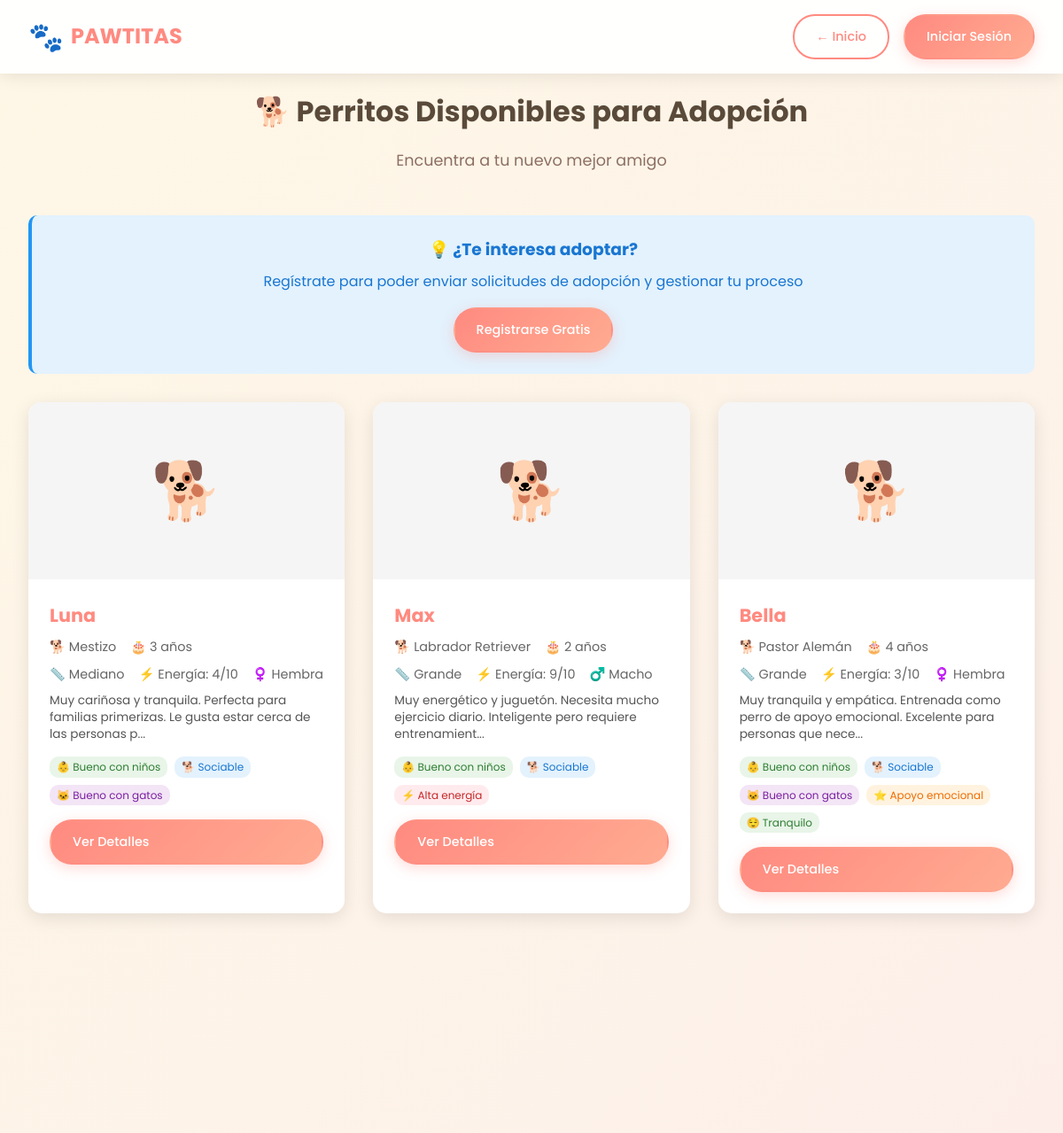
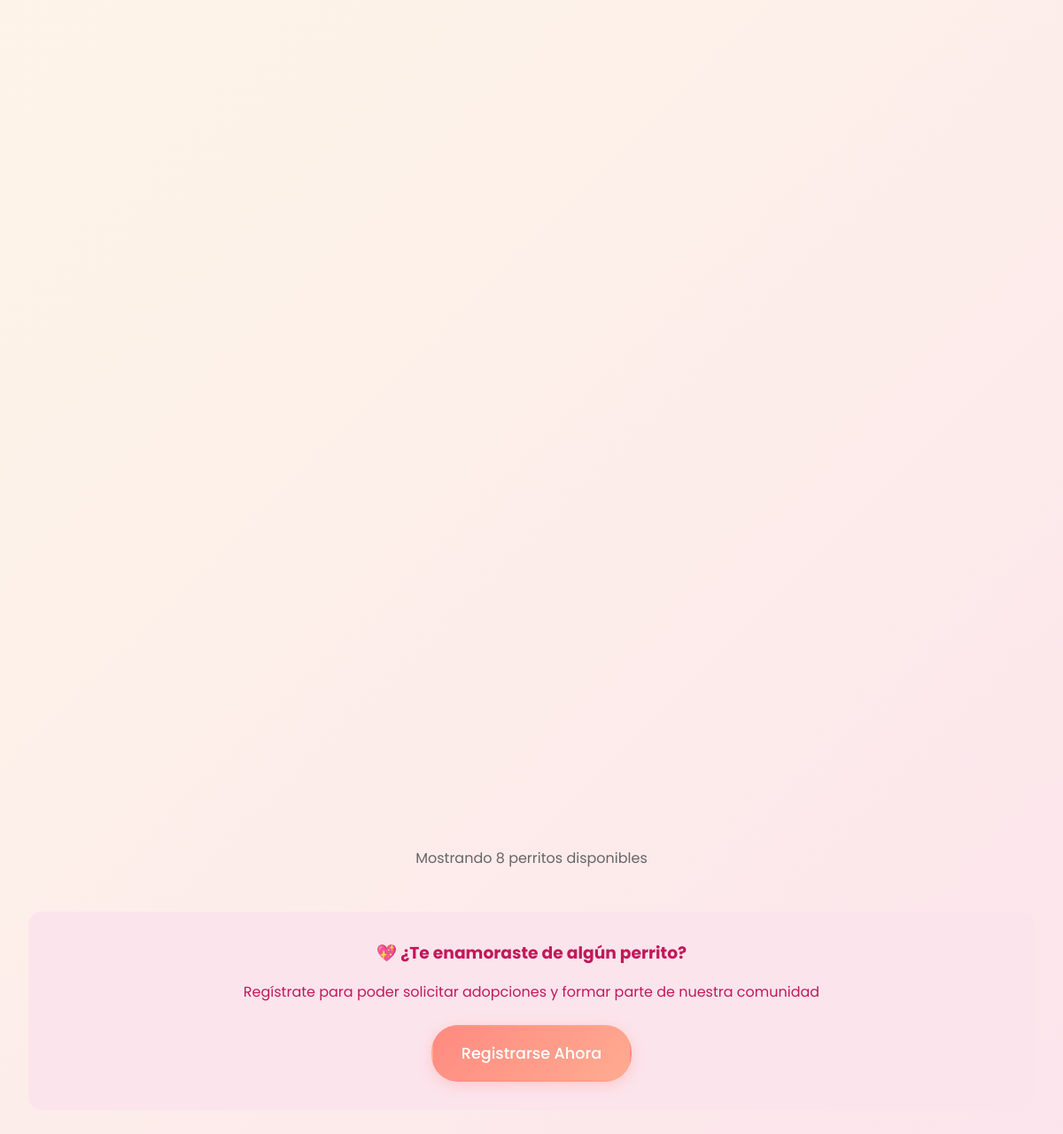
Screenshot of /pages/explorar_perritos_simple.php with the database file from the repository (2 pictures, top to bottom).
### tables this page shows
CREATE TABLE perfil_perrito (
    id INT AUTO_INCREMENT PRIMARY KEY,
    perrito_id INT NOT NULL,
    
     
    nivel_energia TINYINT NOT NULL DEFAULT 5,
    experiencia_necesaria TINYINT NOT NULL DEFAULT 0,
    tiempo_atencion_necesario TINYINT NOT NULL DEFAULT 5,
    dificultad_entrenamiento TINYINT NOT NULL DEFAULT 5,
    nivel_ruido TINYINT NOT NULL DEFAULT 5,
    sociabilidad TINYINT NOT NULL DEFAULT 5,
    independencia TINYINT NOT NULL DEFAULT 5,
    necesita_cuidados_especiales TINYINT NOT NULL DEFAULT 0,
    
     
    bueno_con_niños BOOLEAN DEFAULT TRUE,
    edad_minima_niños TINYINT DEFAULT 0,
    bueno_con_otros_perros BOOLEAN DEFAULT TRUE,
    bueno_con_gatos BOOLEAN DEFAULT TRUE,
    necesita_jardin BOOLEAN DEFAULT FALSE,
    
     
    perfil_completado BOOLEAN DEFAULT FALSE,
    fecha_creacion TIMESTAMP DEFAULT CURRENT_TIMESTAMP,
    fecha_actualizacion TIMESTAMP DEFAULT CURRENT_TIMESTAMP ON UPDATE CURRENT_TIMESTAMP,
    
    FOREIGN KEY (perrito_id) REFERENCES perritos(id) ON DELETE CASCADE,
    UNIQUE KEY unique_perfil_perrito (perrito_id)
);

CREATE TABLE perritos (
    id INT AUTO_INCREMENT PRIMARY KEY,
    nombre VARCHAR(100) NOT NULL,
    raza VARCHAR(100),
    edad_aproximada TINYINT,
    tamaño ENUM('pequeño', 'mediano', 'grande', 'gigante') NOT NULL,
    peso DECIMAL(5,2),
    sexo ENUM('macho', 'hembra') NOT NULL,
    color VARCHAR(100),
    
     
    esterilizado BOOLEAN DEFAULT FALSE,
    vacunas_completas BOOLEAN DEFAULT FALSE,
    microchip BOOLEAN DEFAULT FALSE,
    cuidados_especiales TEXT,
    
     
    personalidad TEXT,
    historia TEXT,
    foto_principal VARCHAR(255),
    
     
    disponible BOOLEAN DEFAULT TRUE,
    tipo_especial ENUM('normal', 'apoyo_emocional', 'perro_guia', 'terapia') DEFAULT 'normal',
    
     
    admin_id INT,
    refugio_origen VARCHAR(200),
    fecha_rescate DATE,
    fecha_registro TIMESTAMP DEFAULT CURRENT_TIMESTAMP,
    fecha_actualizacion TIMESTAMP DEFAULT CURRENT_TIMESTAMP ON UPDATE CURRENT_TIMESTAMP,
    
    FOREIGN KEY (admin_id) REFERENCES usuarios(id) ON DELETE SET NULL
);

### includes/functions.php (called while the page is built, shortened)
<?php
function consultar_db($sql, $parametros = []) {
    try {
        $db = obtener_conexion_db();
        $stmt = $db->prepare($sql);
        $stmt->execute($parametros);
        return $stmt->fetchAll();
    } catch (Exception $e) {
        if (DEBUG_MODE) {
            die("Error en consulta: " . $e->getMessage());
        }
        return false;
    }
}
function escapar_html($texto) {
    return htmlspecialchars($texto, ENT_QUOTES, 'UTF-8');
}
function cortar_texto($texto, $longitud = 100, $sufijo = '...') {
    return substr($texto, 0, $longitud) . $sufijo;
}
?>

### pages/explorar_perritos_simple.php (the view, shortened to what this page needs)
<?php
require_once '../includes/functions.php';
$usuario = null;
$es_adoptante = false;
$sql = "SELECT p.*,
               pp.nivel_energia,
               pp.experiencia_necesaria,
               pp.bueno_con_niños,
               pp.bueno_con_otros_perros,
               pp.bueno_con_gatos,
               pp.necesita_jardin,
               pp.sociabilidad,
               pp.independencia,
               CASE
                   WHEN p.admin_id IS NOT NULL THEN 'Administrador'
                   ELSE 'Sistema'
               END as gestionado_por
        FROM perritos p
        LEFT JOIN perfil_perrito pp ON p.id = pp.perrito_id
        WHERE p.disponible = 1
        ORDER BY p.fecha_registro DESC
        LIMIT 20";
$perritos = consultar_db($sql) ?: [];
?>
<!DOCTYPE html>
<html lang="es">
<head>
    <link rel="stylesheet" href="../assets/css/styles.css">
</head>
<body>
    <header class="header">
        <nav class="navbar">
            <div class="logo">
                <div class="logo-icon">🐾</div>
                <span class="logo-text"><?php echo APP_NAME; ?></span>
            </div>
            <div class="nav-buttons">
                <?php if ($usuario): ?>
                    <a href="<?php echo $es_adoptante ? 'panel_adoptante.php' : 'panel_admin.php'; ?>" class="btn btn-outline">← Panel</a>
                    <a href="logout.php" class="btn btn-secondary">Cerrar Sesión</a>
                <?php else: ?>
                    <a href="../index.php" class="btn btn-outline">← Inicio</a>
                    <a href="login.php" class="btn btn-primary">Iniciar Sesión</a>
                <?php endif; ?>
            </div>
        </nav>
    </header>
    <main style="padding-top: 100px; padding-bottom: 50px;">
        <div class="container">
            <div style="text-align: center; margin-bottom: 3rem;">
                <h1 style="color: #5a4a3a; margin-bottom: 1rem;">
                    🐕 Perritos Disponibles para Adopción
                </h1>
                <p style="color: #8d6e63; font-size: 1.1rem;">
                    Encuentra a tu nuevo mejor amigo
                </p>
            </div>
            <?php if (!$usuario): ?>
                <div style="background: #e3f2fd; padding: 1.5rem; border-radius: 10px; margin-bottom: 2rem; text-align: center; border-left: 4px solid #2196f3;">
                    <h3 style="color: #1976d2; margin-bottom: 0.5rem;">💡 ¿Te interesa adoptar?</h3>
                    <p style="color: #1976d2; margin-bottom: 1rem;">
                        Regístrate para poder enviar solicitudes de adopción y gestionar tu proceso
                    </p>
                    <a href="register.php" class="btn btn-primary">Registrarse Gratis</a>
                </div>
            <?php endif; ?>
            <?php if (!empty($perritos)): ?>
                <div class="dogs-grid">
                    <?php foreach ($perritos as $perrito): ?>
                        <div class="dog-card">
                            <?php if ($perrito['foto_principal']): ?>
                                <img src="../uploads/dogs/<?php echo escapar_html($perrito['foto_principal']); ?>"
                                     alt="<?php echo escapar_html($perrito['nombre']); ?>"
                                     loading="lazy">
                            <?php else: ?>
                                <div class="dog-placeholder">🐕</div>
                            <?php endif; ?>
                            <div class="dog-info">
                                <h3><?php echo escapar_html($perrito['nombre']); ?></h3>
                                <div style="display: flex; gap: 1rem; margin-bottom: 0.5rem; font-size: 0.9rem; color: #666;">
                                    <?php if ($perrito['raza']): ?>
                                        <span>🐕 <?php echo escapar_html($perrito['raza']); ?></span>
                                    <?php endif; ?>
                                    <?php if ($perrito['edad_aproximada']): ?>
                                        <span>🎂 <?php echo $perrito['edad_aproximada']; ?> años</span>
                                    <?php endif; ?>
                                </div>
                                <div style="display: flex; gap: 1rem; margin-bottom: 0.5rem; font-size: 0.9rem; color: #666;">
                                    <span>📏 <?php echo ucfirst($perrito['tamaño'] ?? 'Mediano'); ?></span>
                                    <?php if (isset($perrito['nivel_energia'])): ?>
                                        <span>⚡ Energía: <?php echo $perrito['nivel_energia']; ?>/10</span>
                                    <?php endif; ?>
                                    <?php if ($perrito['sexo']): ?>
                                        <span><?php echo $perrito['sexo'] === 'macho' ? '♂️' : '♀️'; ?> <?php echo ucfirst($perrito['sexo']); ?></span>
                                    <?php endif; ?>
                                </div>
                                <?php if ($perrito['personalidad']): ?>
                                    <p class="dog-personality" style="font-size: 0.85rem; color: #555; margin-bottom: 1rem; line-height: 1.4;">
                                        <?php echo escapar_html(cortar_texto($perrito['personalidad'], 100)); ?>
                                    </p>
                                <?php endif; ?>
                                <div style="display: flex; flex-wrap: wrap; gap: 0.5rem; margin-bottom: 1rem;">
                                    <?php if (isset($perrito['bueno_con_niños']) && $perrito['bueno_con_niños']): ?>
                                        <span style="background: #e8f5e8; color: #2e7d32; padding: 2px 8px; border-radius: 10px; font-size: 0.75rem;">👶 Bueno con niños</span>
                                    <?php endif; ?>
                                    <?php if (isset($perrito['bueno_con_otros_perros']) && $perrito['bueno_con_otros_perros']): ?>
                                        <span style="background: #e3f2fd; color: #1976d2; padding: 2px 8px; border-radius: 10px; font-size: 0.75rem;">🐕 Sociable</span>
                                    <?php endif; ?>
                                    <?php if (isset($perrito['bueno_con_gatos']) && $perrito['bueno_con_gatos']): ?>
                                        <span style="background: #f3e5f5; color: #7b1fa2; padding: 2px 8px; border-radius: 10px; font-size: 0.75rem;">🐱 Bueno con gatos</span>
                                    <?php endif; ?>
                                    <?php if ($perrito['tipo_especial'] !== 'normal'): ?>
                                        <span style="background: #fff3e0; color: #ef6c00; padding: 2px 8px; border-radius: 10px; font-size: 0.75rem;">
                                            ⭐ <?php echo str_replace('_', ' ', ucfirst($perrito['tipo_especial'] ?? '')); ?>
                                        </span>
                                    <?php endif; ?>
                                    <?php if (isset($perrito['nivel_energia']) && $perrito['nivel_energia'] > 7): ?>
                                        <span style="background: #ffebee; color: #c62828; padding: 2px 8px; border-radius: 10px; font-size: 0.75rem;">⚡ Alta energía</span>
                                    <?php elseif (isset($perrito['nivel_energia']) && $perrito['nivel_energia'] < 4): ?>
                                        <span style="background: #e8f5e8; color: #2e7d32; padding: 2px 8px; border-radius: 10px; font-size: 0.75rem;">😌 Tranquilo</span>
                                    <?php endif; ?>
                                </div>
                                <div style="display: flex; gap: 0.5rem;">
                                    <a href="ver_perrito.php?id=<?php echo $perrito['id']; ?>" class="btn btn-primary" style="flex: 1;">
                                        Ver Detalles
                                    </a>
                                </div>
                            </div>
                        </div>
                    <?php endforeach; ?>
                </div>
                <div style="text-align: center; margin-top: 3rem;">
                    <p style="color: #666;">Mostrando <?php echo count($perritos); ?> perritos disponibles</p>
                </div>
            <?php endif; ?>
            <?php if (!$usuario): ?>
                <div style="background: #fce4ec; padding: 2rem; border-radius: 15px; text-align: center; margin-top: 3rem;">
                    <h3 style="color: #c2185b; margin-bottom: 1rem;">💖 ¿Te enamoraste de algún perrito?</h3>
                    <p style="color: #c2185b; margin-bottom: 1.5rem;">
                        Regístrate para poder solicitar adopciones y formar parte de nuestra comunidad
                    </p>
                    <a href="register.php" class="btn btn-primary btn-large">
                        Registrarse Ahora
                    </a>
                </div>
            <?php endif; ?>
        </div>
    </main>
</body>
</html>

### assets/css/styles.css (style rules this page uses)
* { margin: 0; padding: 0; box-sizing: border-box; }
body { font-family: "Poppins", sans-serif; line-height: 1.6; color: #5a4a3a; background: linear-gradient(135deg, #fef7e6 0%, #fdf2e9 50%, #fce4ec 100%); min-height: 100vh; overflow-x: hidden; }
.header { background: rgba(255, 255, 255, 0.95); backdrop-filter: blur(10px); padding: 1rem 0; position: fixed; top: 0; width: 100%; z-index: 1000; box-shadow: 0 2px 20px rgba(0, 0, 0, 0.1); }
.navbar { max-width: 1200px; margin: 0 auto; padding: 0 2rem; display: flex; justify-content: space-between; align-items: center; }
.logo { display: flex; align-items: center; gap: 0.5rem; font-weight: 700; font-size: 1.5rem; color: #ff8a80; }
.logo-icon { font-size: 2rem; animation: bounce 2s infinite; }
.nav-buttons { display: flex; gap: 1rem; }
.btn { display: inline-flex; align-items: center; gap: 0.5rem; padding: 0.75rem 1.5rem; border-radius: 25px; text-decoration: none; font-weight: 500; transition: all 0.3s ease; border: 2px solid transparent; cursor: pointer; font-size: 0.9rem; }
.btn-primary { background: linear-gradient(135deg, #ff8a80 0%, #ffab91 100%); color: white; box-shadow: 0 4px 15px rgba(255, 138, 128, 0.3); }
.btn-outline { background: transparent; color: #ff8a80; border: 2px solid #ff8a80; }
.btn-large { padding: 1rem 2rem; font-size: 1.1rem; border-radius: 30px; }
.container { max-width: 1200px; margin: 0 auto; padding: 0 2rem; }
.dogs-grid { display: grid; grid-template-columns: repeat(auto-fit, minmax(300px, 1fr)); gap: 2rem; margin-bottom: 2rem; }
.dog-card { background: white; border-radius: 15px; overflow: hidden; box-shadow: 0 5px 20px rgba(0, 0, 0, 0.1); transition: transform 0.3s ease; }
.dog-placeholder { width: 100%; height: 200px; display: flex; align-items: center; justify-content: center; font-size: 4rem; background: #f5f5f5; color: #ccc; }
.dog-info { padding: 1.5rem; }
.dog-info h3 { color: #ff8a80; margin-bottom: 0.5rem; font-size: 1.3rem; }
.dog-personality { color: #666; font-size: 0.85rem; margin-bottom: 1rem; line-height: 1.4; }

### rows the page displays
perfil_perrito: perrito.nombre "Luna", perrito.raza "Mestizo", perrito.edad_aproximada "3", perrito.tamaño "Mediano", nivel_energia "4", perrito.sexo "Hembra", perrito.personalidad "Muy cariñosa y tranquila. Perfecta para familias primerizas. Le gusta estar cerca de las personas p...", bueno_con_niños "👶 Bueno con niños", bueno_con_otros_perros "🐕 Sociable", bueno_con_gatos "🐱 Bueno con gatos"
perfil_perrito: perrito.nombre "Max", perrito.raza "Labrador Retriever", perrito.edad_aproximada "2", perrito.tamaño "Grande", nivel_energia "9", perrito.sexo "Macho", perrito.personalidad "Muy energético y juguetón. Necesita mucho ejercicio diario. Inteligente pero requiere entrenamient...", bueno_con_niños "👶 Bueno con niños", bueno_con_otros_perros "🐕 Sociable", shows "⚡ Alta energía"
perfil_perrito: perrito.nombre "Bella", perrito.raza "Pastor Alemán", perrito.edad_aproximada "4", perrito.tamaño "Grande", nivel_energia "3", perrito.sexo "Hembra", perrito.personalidad "Muy tranquila y empática. Entrenada como perro de apoyo emocional. Excelente para personas que nece...", bueno_con_niños "👶 Bueno con niños", bueno_con_otros_perros "🐕 Sociable", bueno_con_gatos "🐱 Bueno con gatos", perrito.tipo_especial "Apoyo emocional", shows "😌 Tranquilo"

### other values shown
APP_NAME "PAWTITAS"
count($perritos) "8"
